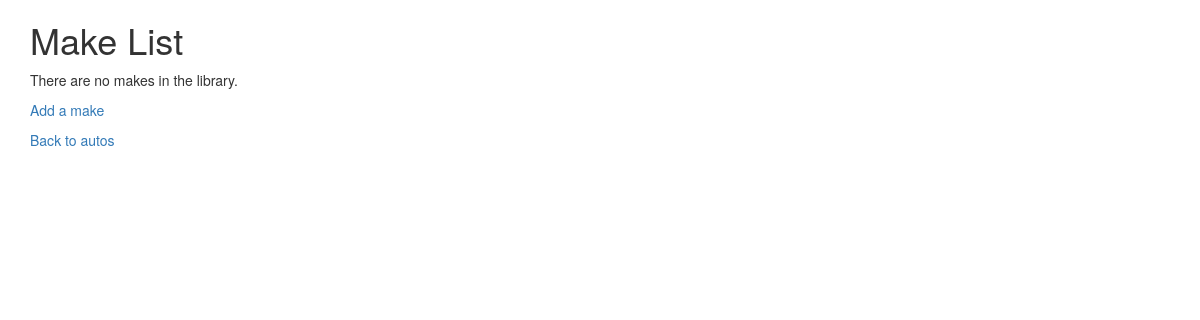
The page /autos/lookup/ (signed in) on the database as committed earlier.
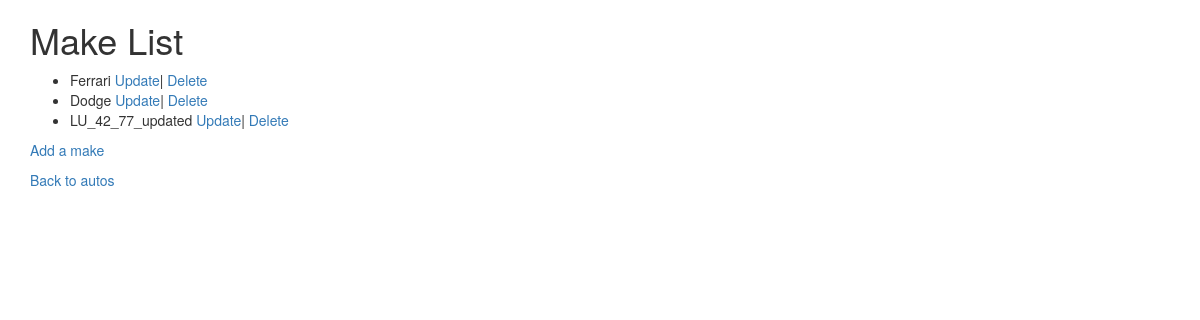
The same page on the database as committed later.
### autos/models.py (models this page shows, shortened)
class Make (models.Model):
    name = models.CharField(
        max_length=200,
        help_text='Enter a make (e.g. Dodge)',
        validators=[MinLengthValidator(2, "Make must be greater than 1 character")]
        )

### autos/views.py (the view)
# urls.py: path('lookup/', views.MakeView.as_view(), name='make_list'),
class MakeView(LoginRequiredMixin, View):
    def get(self, request):
        ml = Make.objects.all()
        ctx = {'make_list':ml}
        return render(request, 'autos/make_list.html', ctx)

### autos/templates/autos/make_list.html
{% extends "base_bootstrap.html" %}
{% block content %}
    <h1>Make List</h1>
    {% if make_list %}
    <ul>
        {% for make in make_list %}
        <li>
            {{ make.name }}
            <a href="{% url 'autos:make_update' make.id %}">Update</a>|
            <a href="{% url 'autos:make_delete' make.id %}">Delete</a><br>
        </li>
        {% endfor %}
    </ul>
    {% else %}
    <p>There are no makes in the library.</p>
    {% endif %}
    <p><a href="{% url 'autos:make_create' %}">Add a make</p>
    <p><a href="{% url 'autos:all' %}">Back to autos</a></a></p>
{% endblock %}

Rows that differ between the two databases and show on the page:
added Make: name "Ferrari"
added Make: name "Dodge"
added Make: name "LU_42_77_updated"
Other text that changed with them:
text no longer shown: "There are no makes in the library."
